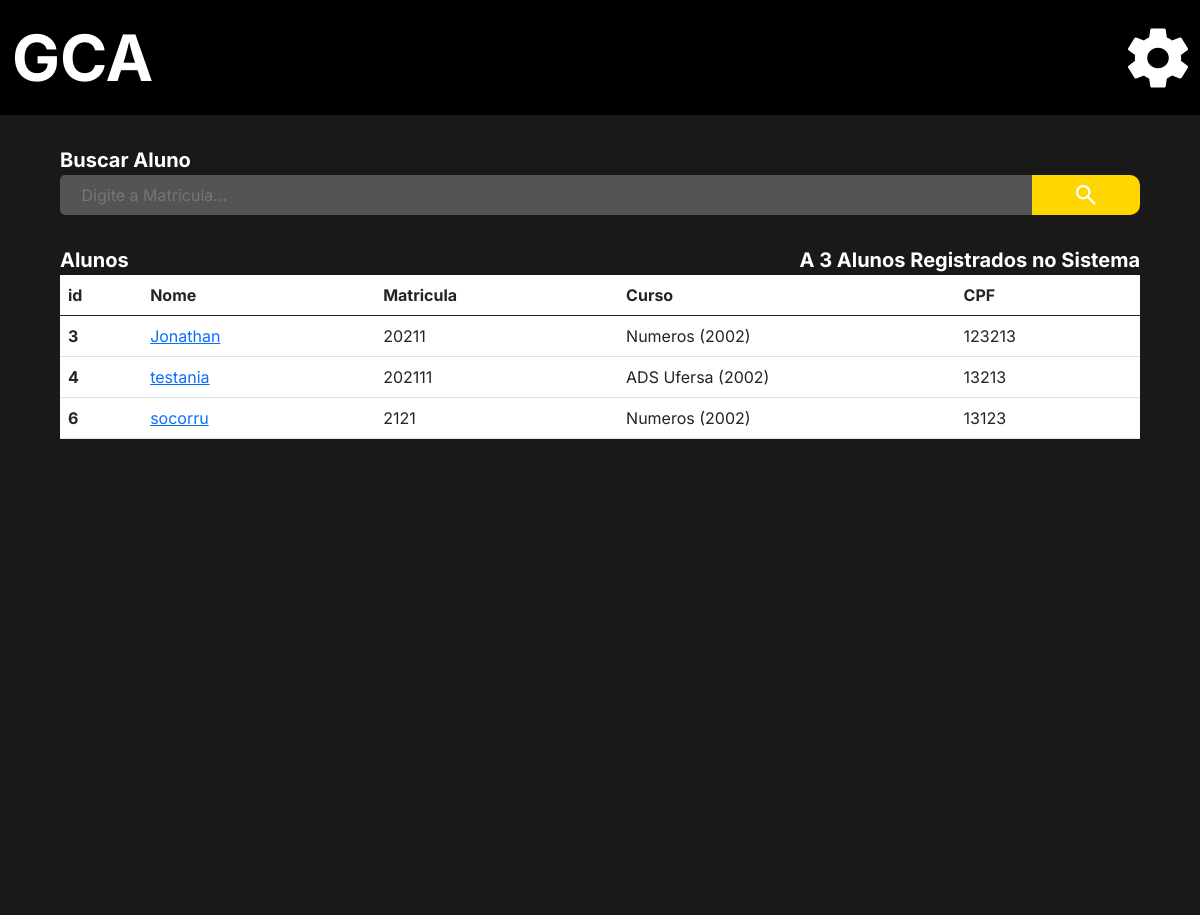
The app's page /adm/list_students/, older data.
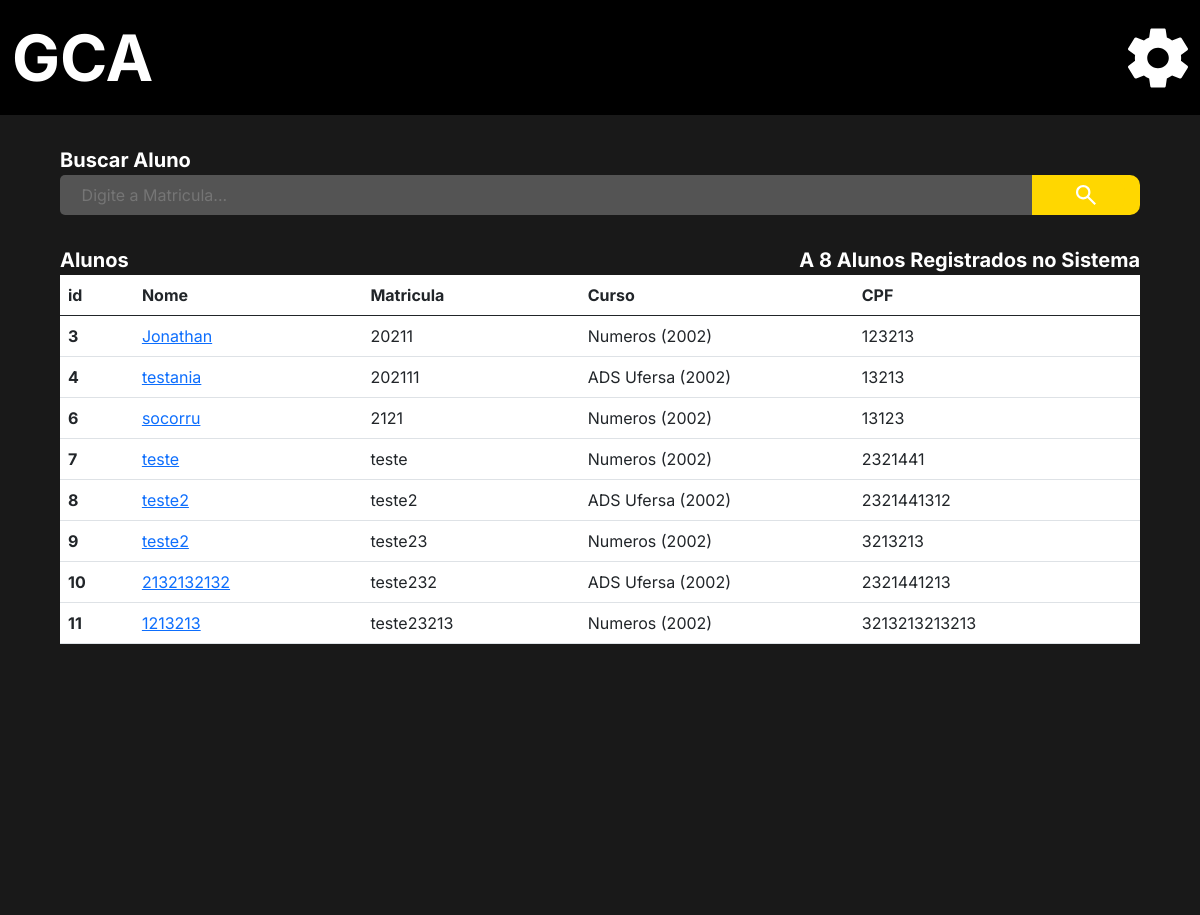
The same page, newer data.
### Users/models.py (models this page shows, shortened)
class CustomUser(AbstractUser):
    image = models.ImageField(upload_to='Media', blank=True, null=False, default='Media/no_image_dafaut.jpg')
    matricula = models.CharField("Matricula", max_length=150, unique=True)
    username = models.CharField(("Nome"), max_length=50, unique=False, primary_key=None)
    email = models.EmailField("E-mail", unique=True)
    cpf = models.CharField("CPF", max_length=14, unique=True)
    phone = models.CharField("Telefone", max_length=15, blank=True, null=True)
    data_de_nascimento = models.DateField('Data de Nascimento', blank=True, null=True)
    curso_relacao = models.ForeignKey("administrador.Curso", verbose_name=("Curso"), blank=True, null=True,on_delete=models.SET_NULL)
    disciplina_relacao = models.ManyToManyField("administrador.Disciplina", verbose_name=("Disciplina"), blank=True)
    is_staff = models.BooleanField('Membro da equipe', default=True)
    USERNAME_FIELD = 'matricula'
    REQUIRED_FIELDS = ['username' , 'email' ,'cpf', 'phone']
    objects = UserManager()

### administrador/models.py (models this page shows)
class Curso (models.Model):
    nome = models.CharField(("Nome do Curso"), max_length=150, null=False, blank=False)
    ano = models.DateField("Ano")
    periodos =  models.IntegerField(('Total de peridodos'), null=False, blank=False)
    disciplina = models.ManyToManyField("administrador.Disciplina", verbose_name=("Disciplinas"),blank=False)
    coordenador = models.ForeignKey(User, verbose_name=("Coordenador"), on_delete=models.SET_NULL, null=True)
    verbose_name = 'Curso'
    verbose_name_plural = 'Cursos'
    def __str__(self):
        return self.nome +' ('+ str(self.ano.year) +')'

### administrador/views.py (the view)
# urls.py: path('adm/list_students/',  lista_Aluno, name = 'lista_Aluno'),
def lista_Aluno(request):
    student_group = Group.objects.get(name='Aluno')
    student = User.objects.all().filter(groups=student_group)
    total_de_alunos = len(User.objects.filter(groups=student_group))
    return render(request, 'aluno_lista.html', {'grupo_aluno': total_de_alunos,
                                                "aluno": student})

### administrador/templates/aluno_lista.html (shortened to what this page needs)
{% extends 'base.html' %}
{% load static %}
{% block import_title_css %}
    <link href="https://cdn.jsdelivr.net/npm/bootstrap@5.0.2/dist/css/bootstrap.min.css" rel="stylesheet">
    <link rel="stylesheet" href="{% static 'css/lista_cursos.css' %}">
{% endblock %}
{% block main %}
<div class="main">
    <div class="search_box">
        <form action=""  method="post">
            <div>
                <label for="search_box">Buscar Aluno</label>
            </div>
            <div class="search_bar">
                <input type="text" id="search_box" name="search_box" placeholder="Digite a Matricula...">
                <button class="enviar_botao" type="submit">
                    <img class="lupa" src="{% static 'icons/search_thing.svg' %}" alt="">
                </button>
            </div>
        </form>
    </div>
    <div class="center">
        <div class="two_lables">
            <div>
                <p class="label_title">Alunos</p>
                <p class="label_title">A {{grupo_aluno}} Alunos Registrados no Sistema</p>
            </div>
        </div>
    </div>
    <div class="center_2">
        <div class="list">
            <table class="table" >
                <thead>
                  <tr>
                    <th scope="col">id</th>
                    <th scope="col">Nome</th>
                    <th scope="col">Matricula</th>
                    <th class="curso_width" scope="col">Curso</th>
                    <th class="cpf_width" scope="col">CPF</th>
                  </tr>
                </thead>
                <tbody>
                    {% for dados in aluno %}
                        <tr>
                            <th scope="row"> {{dados.id}} </th>
                            <td><a href="{% url 'aluno' dados.id %}">{{dados.username}}</a></td>
                            <td>{{dados.matricula}}</td>
                            <td class="curso_width">{{dados.curso_relacao}}</td>
                            <td class="cpf_width">{{dados.cpf}}</td>
                        </tr>
                    {% endfor %}
                </tbody>
              </table>
        </div>
    </div>
</div>
{% endblock %}

Row changes from the older to the newer data that the page shows:
added CustomUser: id "7", username "teste", matricula "teste", curso_relacao "Numeros (2002)", cpf "2321441"
added CustomUser: id "8", username "teste2", matricula "teste2", curso_relacao "ADS Ufersa (2002)", cpf "2321441312"
added CustomUser: id "9", username "teste2", matricula "teste23", curso_relacao "Numeros (2002)", cpf "3213213"
added CustomUser: id "10", username "2132132132", matricula "teste232", curso_relacao "ADS Ufersa (2002)", cpf "2321441213"
added CustomUser: id "11", username "1213213", matricula "teste23213", curso_relacao "Numeros (2002)", cpf "3213213213213"
Text that changed along with them:
{{ grupo_aluno }}: "3" → "8"
